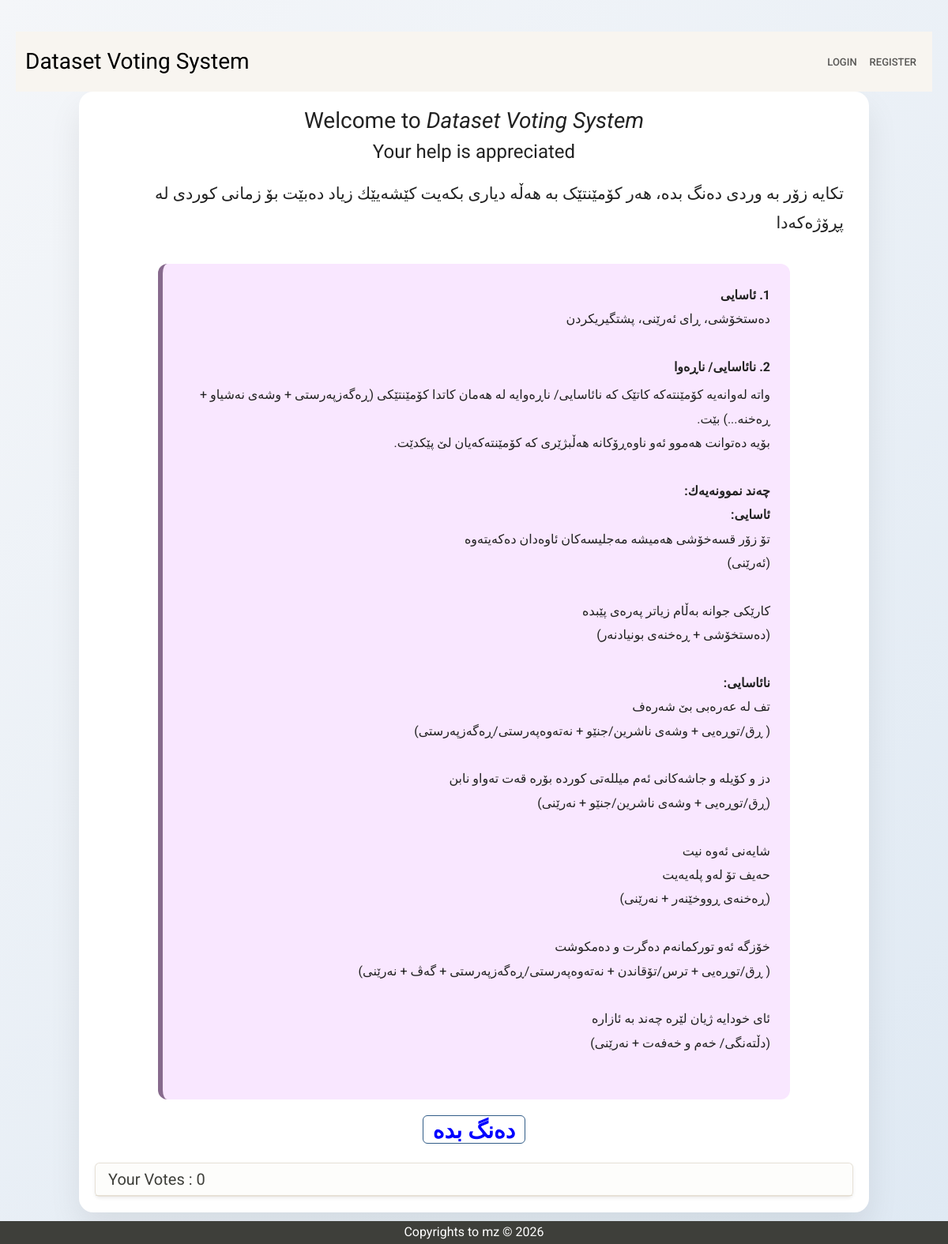
The app's page /, older data.
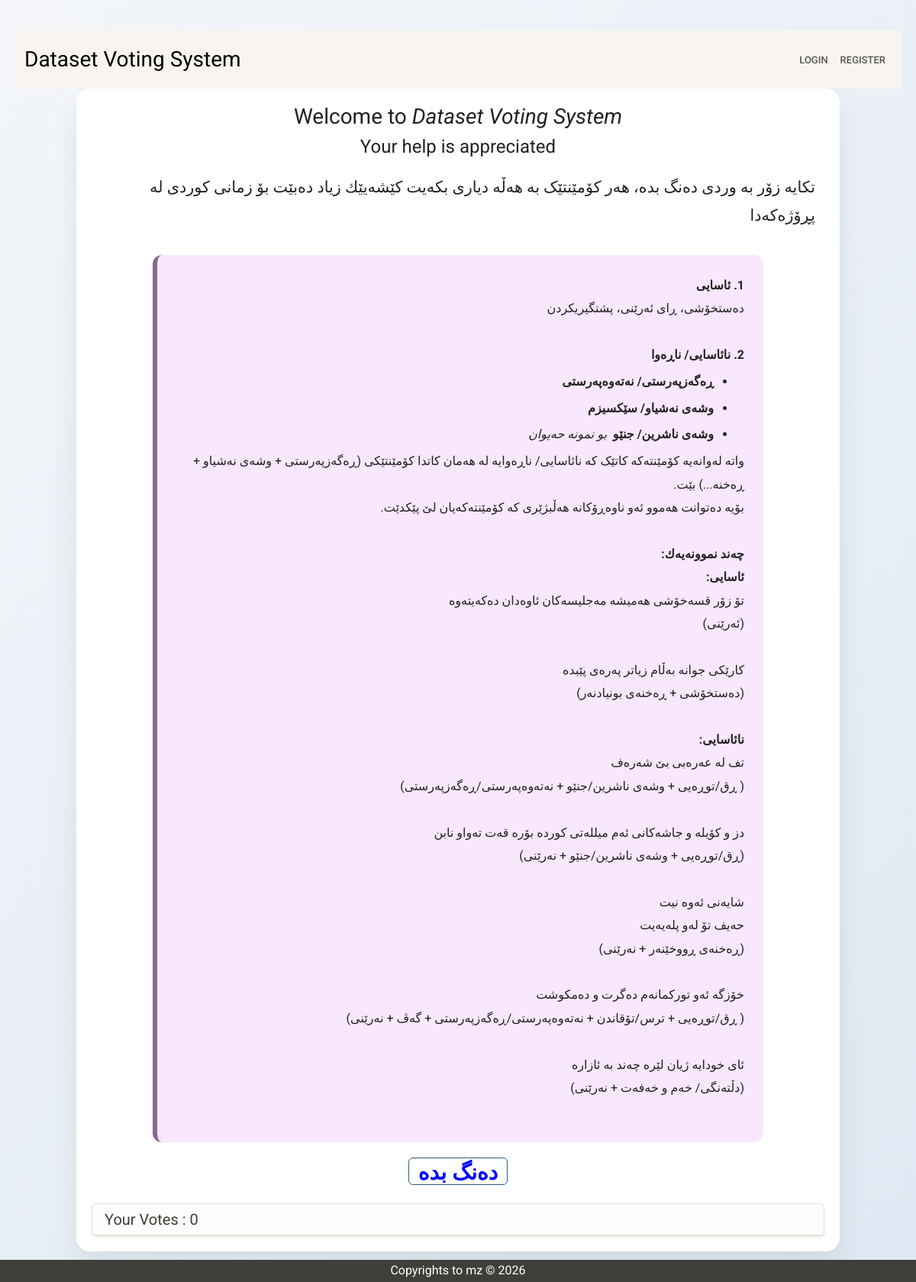
The same page, newer data.
### dsa/models.py (models this page shows, shortened)
class FeedbackOption(models.Model):
    name = models.CharField(max_length=255)
    description = models.TextField(blank=True, null=True)

### dsa/views.py (the view)
# urls.py: path('',  HomeView.as_view(), name='home'),
class HomeView(TemplateView):
	template_name = "public/home.html"
	def get_context_data(self, **kwargs):
		context = super().get_context_data(**kwargs)
		if self.request.user.is_authenticated:
			feedbacks = Feedback.objects.filter(user=self.request.user).exclude(no_vote=True)
			if len(feedbacks) > 0:
				context["feedbacks"] = feedbacks
		feedback_options = FeedbackOption.objects.all()
		context["feedback_options"] = feedback_options
		return context

### templates/public/home.html (shortened to what this page needs)
{% extends "base/base.html" %}
{% block content %}
<div class="container">
<h3> Welcome to <i>Dataset Voting System </i></h3>
<h4> Your help is appreciated</h4>
<p class="p1">
تکایە زۆر بە وردی دەنگ بدە، هەر کۆمێنتێک بە هەڵە دیاری بکەیت کێشەیێك زیاد دەبێت بۆ زمانی کوردی لە پڕۆژەکەدا
</p>
<div class="rtl">
<div class="purple-box">
<b>1. ئاسایی</b><br>
دەستخۆشی، ڕای ئەرێنی، پشتگیریکردن
<br><br>
<b>2. نائاسایی/ ناڕەوا</b>
<ul>
{% for option in feedback_options %}
    <li><b>{{ option.name }}</b> <i class="mx-1"> {{ option.description }} </i></li>
{% endfor %}
</ul>
واتە لەوانەیە کۆمێنتەکە کاتێک کە نائاسایی/ ناڕەوایە لە هەمان کاتدا کۆمێنتێکی (ڕەگەزپەرستی + وشەی نەشیاو + ڕەخنە...) بێت.<br>
بۆیە دەتوانت هەموو ئەو ناوەڕۆکانە هەڵبژێری کە کۆمێنتەکەیان لێ پێکدێت.
<br><br>
<b>چەند نموونەیەك:</b><br>
<b>ئاسایی:</b><br>
تۆ زۆر قسەخۆشی هەمیشە مەجلیسەکان ئاوەدان دەکەیتەوە<br>
(ئەرێنی)
<br><br>
کارێکی جوانە بەڵام زیاتر پەرەی پێبدە<br>
(دەستخۆشی + ڕەخنەی بونیادنەر)<br><br>
<b>نائاسایی:</b><br>
تف لە عەرەبی بێ شەرەف<br>
( ڕق/توڕەیی + وشەی ناشرین/جنێو + نەتەوەپەرستی/ڕەگەزپەرستی)
<br><br>
دز و کۆیلە و جاشەکانی ئەم میللەتی کوردە بۆرە قەت تەواو نابن<br>
(ڕق/توڕەیی + وشەی ناشرین/جنێو + نەرێنی)
<br><br>
شایەنی ئەوە نیت<br>
حەیف تۆ لەو پلەیەیت<br>
(ڕەخنەی ڕووخێنەر + نەرێنی)<br><br>
خۆزگە ئەو تورکمانەم دەگرت و دەمکوشت<br>
( ڕق/توڕەیی + ترس/تۆقاندن + نەتەوەپەرستی/ڕەگەزپەرستی + گەڤ + نەرێنی)<br><br>
ئای خودایە ژیان لێرە چەند بە ئازارە<br>
(دڵتەنگی/ خەم و خەفەت + نەرێنی)<br><br>
</div>
<div class="text-center ">
    <a class="btn btn-primary btn-large btn-block vote-btn fs-3" href="{% url 'vote' %}">دەنگ بدە</a>
</div>
</div>
<div class="card mt-4 shadow-sm">
    <div class="card-header d-flex justify-content-between align-items-center">
        <h5 class="mb-0">Your Votes : {{ feedbacks|length }}</h5>
    </div>
</div>
</div>
{% endblock %}

### templates/base/base.html (shortened to what this page needs)
{% load static %}
<!DOCTYPE html>
<html lang="en">
<head>
    {% if llang == "ar" %}
        <link href="{% static 'assets/vendors/bootstrap/css/bootstrap.rtl.min.css' %}" rel="stylesheet">
    {% else %}
        <link href="{% static 'assets/vendors/bootstrap/css/bootstrap.min.css' %}" rel="stylesheet">
    {% endif %}
</head>
<body>
    <header id="header">
        {% include "public/nav.html" %}
    </header>
    <main class="">
        {% block content %}
        {% endblock %}
    </main>
    <footer  class="footer">
        {% include "public/footer.html" %}
    </footer>
</body>
</html>

### templates/public/nav.html (shortened to what this page needs)
<nav class="navbar navbar-expand-lg navbar-light bg-light">
  <div class="container-fluid">
    <a class="navbar-brand fs-3" href="{% url 'home' %}">Dataset Voting System</a>
    <div class="collapse navbar-collapse" id="navbarNav">
      <ul class="navbar-nav ms-auto">
        {% if user.is_authenticated %}
          <li class="nav-item nav-link fs-6">
            Welcome {{ user.full_name|default:user.email }},
            {% if voted %}
              <span>Thanks for your {{ voted }} votes</span>
            {% endif %}
          </li>
          <li class="nav-item">
            <a class="nav-link" href="{% url 'password_change' %}">Change Password</a>
          </li>
          <li class="nav-item">
            <form action="{% url 'logout' %}" method="POST">
              {% csrf_token %}
              <button type="submit" class="nav-link btn btn-link fs-6">
                Logout
              </button>
            </form>
          </li>
        {% else %}
          <li class="nav-item">
            <a class="nav-link" href="{% url 'login' %}">Login</a>
          </li>
          <li class="nav-item">
            <a class="nav-link" href="{% url 'register' %}">Register</a>
          </li>
        {% endif %}
      </ul>
    </div>
  </div>
</nav>

### templates/public/footer.html
<div class="footer text-center fixed-bottom bg-dark text-white mt-5">
    Copyrights to mz &copy; 2026
</div>

### templates/public/home.html (style rules this page uses)
body { background: linear-gradient(135deg,#f4f6f9,#dfe9f3); margin:0; padding:40px 20px; color:#222; line-height:1.8; }
.p1 { text-align: right; font-size: 1.3em; padding: 12px; }
.container { max-width:1000px; margin:auto; background:white; padding:20px; border-radius:18px; box-shadow:0 20px 40px rgba(0,0,0,0.08); }
h3, h4 { text-align:center; }
ul { padding-left:20px; margin:5px 0; }
li { margin-bottom:4px; }
.rtl { direction: rtl; text-align: right; }
.purple-box { background-color: #f9e7ff; padding: 25px; border-radius: 12px; line-height: 1.9; border-left: 6px solid #876a8d; direction: rtl; text-align: right; max-width: 800px; margin: 20px auto; }
.vote-btn { display: inline-block; background: #ffffff; color: blue; font-size: 17px; font-weight: 600; text-decoration: italic; text-align: left; font-family: "Segoe UI", Tahoma, sans-serif; }

Row changes from the older to the newer data that the page shows:
added FeedbackOption: name "ڕەگەزپەرستی/ نەتەوەپەرستی"
added FeedbackOption: name "وشەی نەشیاو/ سێکسیزم"
added FeedbackOption: name "وشەی ناشرین/ جنێو", description "بو نمونە حەیوان"
